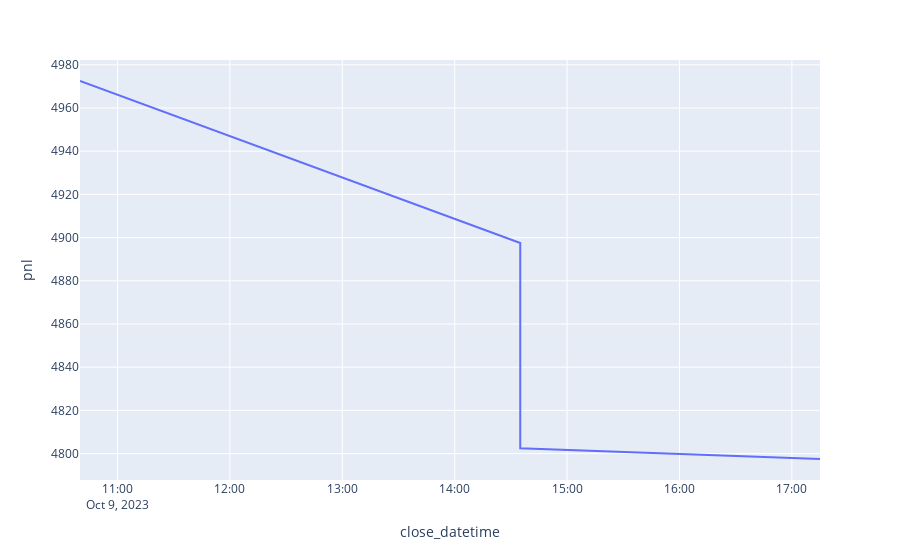

The notebook cell saved with this chart:
### Code cell
px.line(result, x='close_datetime', y='pnl')

### Figure 1 — Plotly figure (JSON) as saved in the notebook; plotly's stock layout.template omitted (floating-point values rounded to 4 significant figures)
{"data": [{"hovertemplate": "close_datetime=%{x}<br>pnl=%{y}<extra></extra>", "legendgroup": "", "line": {"color": "#636efa", "dash": "solid"}, "marker": {"symbol": "circle"}, "mode": "lines", "name": "", "orientation": "v", "showlegend": false, "type": "scatter", "x": ["2023-10-09T10:40:00", "2023-10-09T14:35:00", "2023-10-09T14:35:00", "2023-10-09T17:15:00", null], "xaxis": "x", "y": [4972.0, 4898.0, 4802.0, 4798.0, null], "yaxis": "y"}], "layout": {"legend": {"tracegroupgap": 0}, "margin": {"t": 60}, "xaxis": {"anchor": "y", "domain": [0, 1], "title": {"text": "close_datetime"}}, "yaxis": {"anchor": "x", "domain": [0, 1], "title": {"text": "pnl"}}}}
